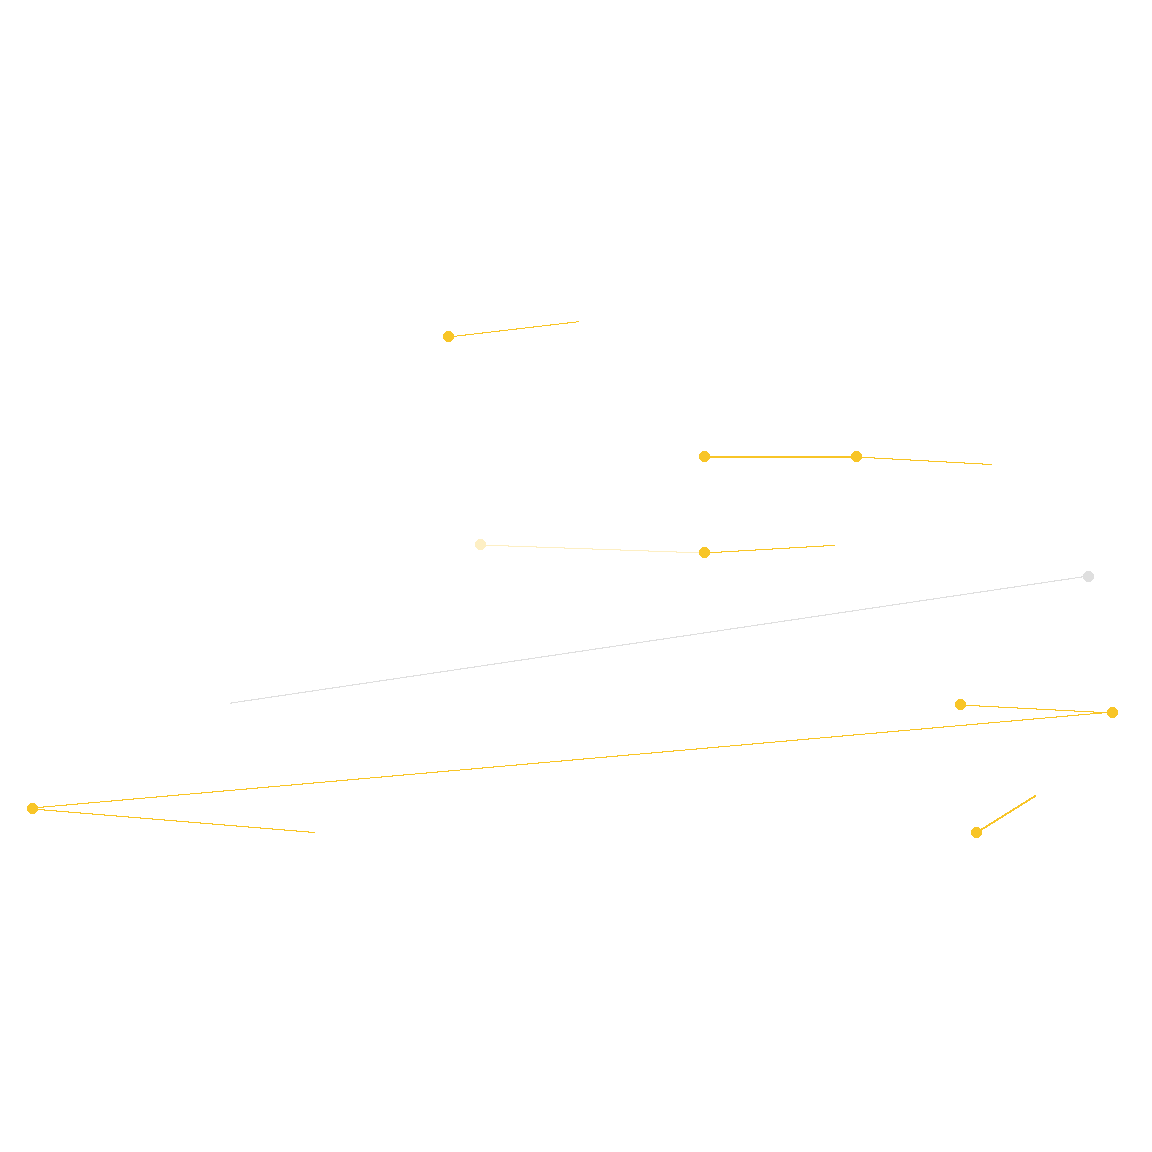

Generate this figure with Python:
import cv2
import numpy as np
from PIL import Image, ImageDraw
import glob
import os
import re

# Step 1: Load and sort image files
def get_sorted_images(folder_path):
    image_files = glob.glob(os.path.join(folder_path, "*.png"))
    # Sort by numerical prefix (e.g., 001, 002)
    image_files.sort(key=lambda x: int(re.match(r'(\d+)_', os.path.basename(x)).group(1)))
    return image_files

# Step 2: Process image to detect block, average color, and center
def process_image(image_path):
    # Load image with OpenCV (BGR format)
    img = cv2.imread(image_path, cv2.IMREAD_UNCHANGED)
    if img is None:
        print(f"Failed to load {image_path}")
        return None, None, None

    # Check if image is blank (fully transparent or uniform color)
    if img.shape[2] == 4:  # Has alpha channel
        alpha = img[:, :, 3]
        if np.all(alpha == 0):  # Fully transparent
            return None, None, None
    else:
        # Check for uniform color (e.g., all black or white)
        if np.std(img) < 1:  # Low standard deviation indicates uniform color
            return None, None, None

    # Convert to grayscale for contour detection
    gray = cv2.cvtColor(img, cv2.COLOR_BGR2GRAY)
    _, thresh = cv2.threshold(gray, 1, 255, cv2.THRESH_BINARY)
    contours, _ = cv2.findContours(thresh, cv2.RETR_EXTERNAL, cv2.CHAIN_APPROX_SIMPLE)

    if not contours:
        return None, None, None

    # Get the largest contour (assumed to be the block)
    contour = max(contours, key=cv2.contourArea)
    x, y, w, h = cv2.boundingRect(contour)
    center = (x + w // 2, y + h // 2)

    # Calculate average color of the block
    mask = np.zeros_like(gray)
    cv2.drawContours(mask, [contour], -1, 255, -1)
    block_pixels = img[mask == 255]
    if block_pixels.size == 0:
        return None, None, None
    avg_color = np.mean(block_pixels, axis=0)[:3]  # BGR, ignore alpha if present

    return center, avg_color, contour

# Step 3: Create the treasure map
def create_treasure_map(image_files):
    # Calculate canvas size (e.g., 10x10 grid for up to 100 images)
    grid_size = int(np.ceil(np.sqrt(len(image_files))))
    canvas_size = grid_size * 128
    canvas = Image.new('RGBA', (canvas_size, canvas_size), (255, 255, 255, 0))
    draw = ImageDraw.Draw(canvas)

    # Store block info
    blocks = []
    for idx, img_path in enumerate(image_files):
        center, avg_color, _ = process_image(img_path)
        if center is None:  # Blank image
            blocks.append(None)
        else:
            # Map center to canvas coordinates
            row = idx // grid_size
            col = idx % grid_size
            canvas_x = col * 128 + center[0]
            canvas_y = row * 128 + center[1]
            # Convert BGR to RGB
            rgb_color = (int(avg_color[2]), int(avg_color[1]), int(avg_color[0]))
            blocks.append((canvas_x, canvas_y, rgb_color))

    # Draw blocks and lines
    for i in range(len(blocks)):
        if blocks[i] is None:
            continue
        x, y, color = blocks[i]
        # Draw block center as a small circle
        draw.ellipse([x-5, y-5, x+5, y+5], fill=color)

        # Draw line to next non-blank block
        for j in range(i + 1, len(blocks)):
            if blocks[j] is not None:
                next_x, next_y, _ = blocks[j]
                draw.line([x, y, next_x, next_y], fill=color, width=2)
                break

    return canvas

# Main execution
def main():
    folder_path = "assets"  # Adjust if assets is elsewhere
    image_files = get_sorted_images(folder_path)
    if not image_files:
        print("No images found in the assets folder!")
        return

    treasure_map = create_treasure_map(image_files)
    treasure_map.save("treasure_map.png")
    print("Treasure map saved as treasure_map.png")

if __name__ == "__main__":
    main()
